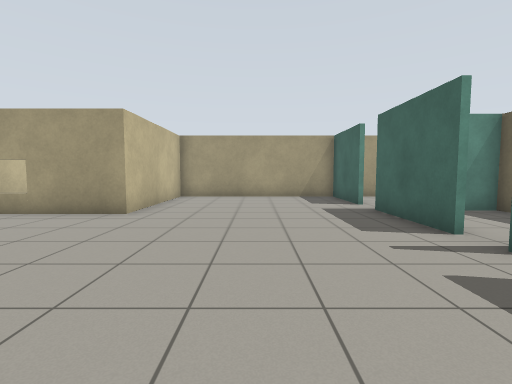
view 1 (above)

16 first-person views from a walk through a world built for the Gazebo simulator. The camera is 1 m above the floor, tilts 4° down and sees 85° across. The floor is counted in squares, 1 m on a side. Each view is taken from the middle of a square. On the plan, view 1 faces up. The plan holds only what a view shows up to about 12 squares ahead; the rest is blank. The place goes on beyond the plan. The robots in the file are not drawn. Simple patterns stand in for the simulator's built-in surfaces.

view 2
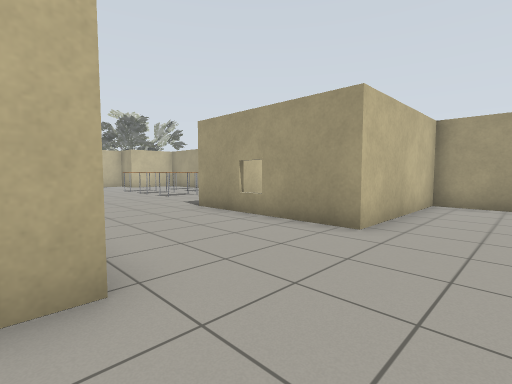

view 3
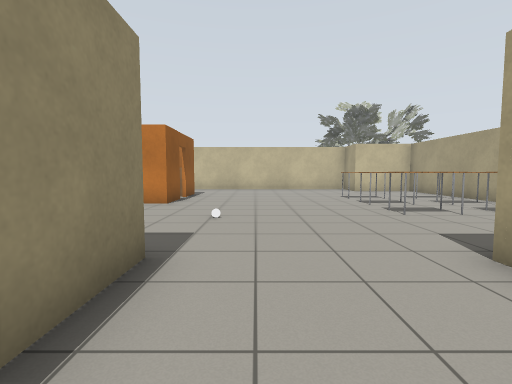

view 4
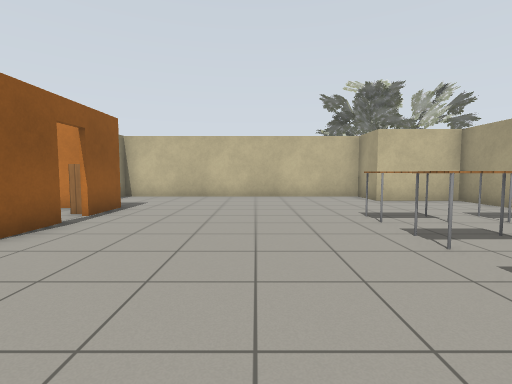

view 5
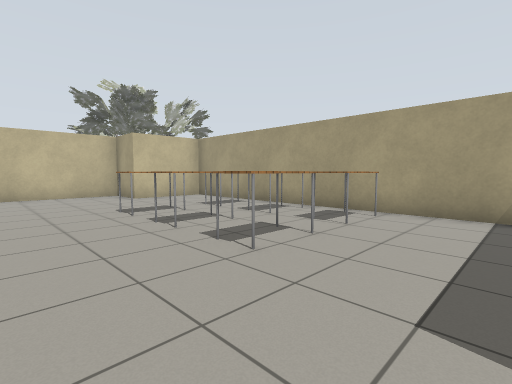

view 6
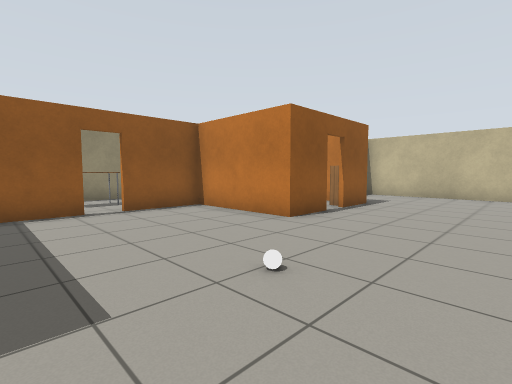

view 7
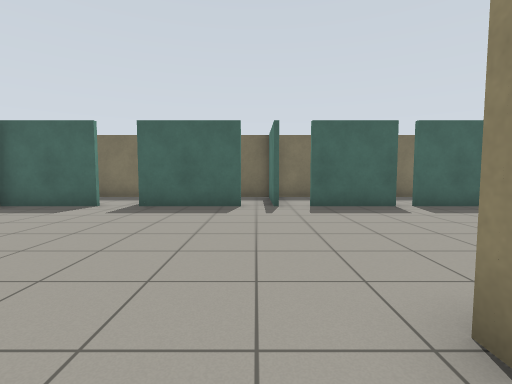

view 8
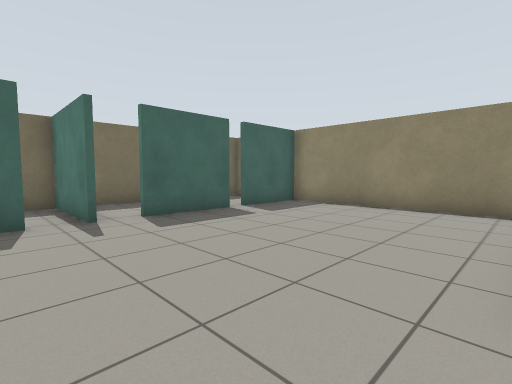

view 9
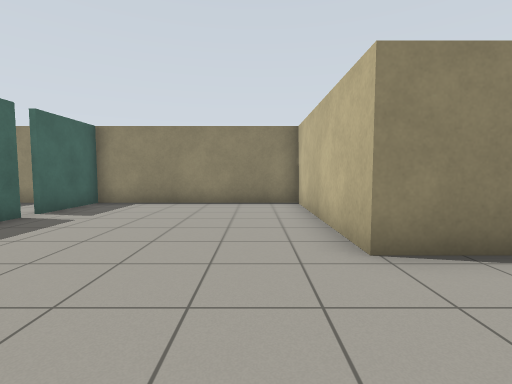

view 10
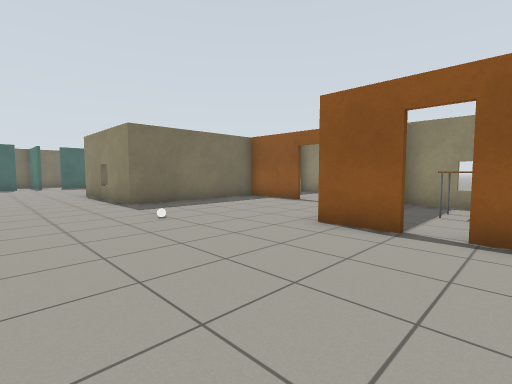

view 11
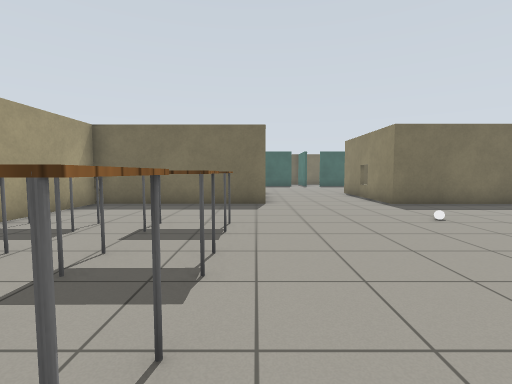

view 12
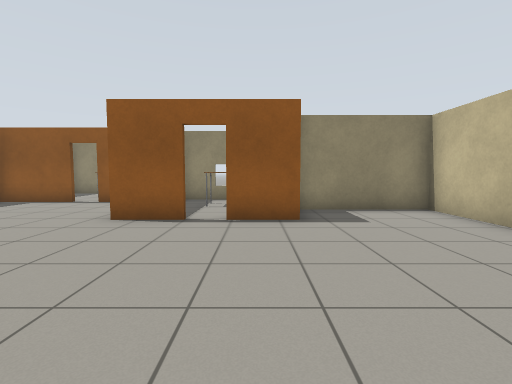

view 13
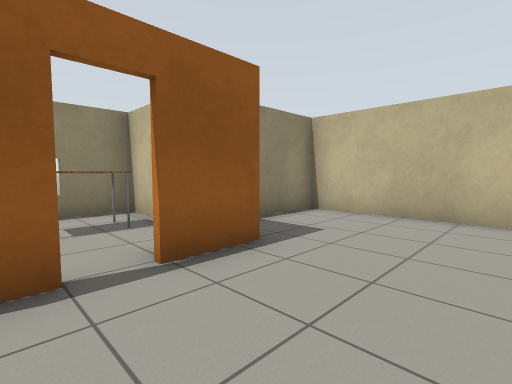

view 14
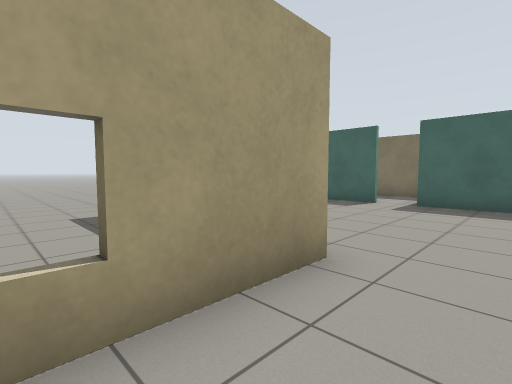

view 15
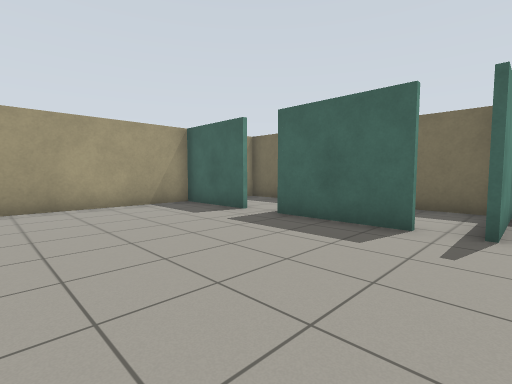

view 16
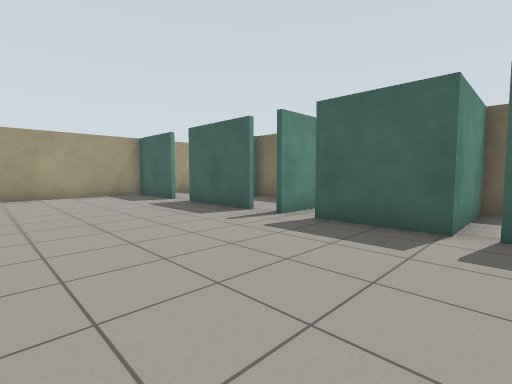

### Floor plan
Points are (right, up) in squares from view 1. A wall is a line through its corners. A room is listed if a view was taken in it or the views show most of it. See-through windows are left out.
Room 1 (views 1, 2, 3, 4, 5, 6, 7, 8, 9, 10, 11, 12, 13, 14, 15, 16)
walls: (-15.5, 1.1) (-13.9, 1.1) (-13.9, -2.4) (-11.6, -2.4); (-10.9, -2.4) (-8.2, -2.5) (-8.2, 2.7) (-3.4, 2.7) (-3.4, -3.2) (3.2, -3.2) (3.2, -0.6); (-18, 1.1) (-16.4, 1.1); (3.2, 4.4) (3.2, 7.5); (3.2, 8.6) (3.2, 11.5) (-3.1, 11.5) (-3.1, 6.7) (-8.2, 6.7) (-8.2, 12.2) (-19.8, 12.2) (-19.8, 9.3) (-21.6, 9.3) (-21.6, -0.5) (-18.1, -0.5); (3.2, -0.1) (3.2, 2.4)
ways out: open door at (-16, 1) to room 2; gap at (3, -1) to room 3; opening at (3, 4); opening at (3, 8); open door at (-11, -2)
objects: bookshelf (-17, 1); table (-16, 8) to (-16, 9); table (-16, 10) to (-16, 11); table (-14, 8) to (-14, 9); table (-14, 10) to (-14, 11); table (-12, 8) to (-12, 9); table (-12, 10) to (-12, 11)
Room 2 (no view inside)
walls: (-17.8, -2) (-17.8, -3.2) (-16.1, -3.2); (-17.8, 0.2) (-17.8, -0.5); (-16, -3.2) (-14.1, -3.2)
ways out: open door at (-16, 1) to room 1
objects: table (-17, -2) to (-16, -1)
Room 3 (no view inside)
walls: (5.2, -3.2) (5.9, -3.2); (6.3, -2.9) (6.3, -0.1) (3.2, -0.1)
ways out: gap at (3, -1) to room 1

Positions as (right, up) in squares from view 1, and headings:
1: (0, 0), facing up
2: (-1, 2), facing up-left
3: (-5, 4), facing left
4: (-10, 5), facing left
5: (-9, 5), facing up-left
6: (-9, 5), facing down-left
7: (-5, 4), facing right
8: (-3, 5), facing down-right
9: (-2, 6), facing down
10: (-17, 6), facing down-right
11: (-17, 7), facing right
12: (-17, 7), facing down
13: (-15, 4), facing down-left
14: (-6, 5), facing up-right
15: (-2, 3), facing up-right
16: (-2, -1), facing up-right
